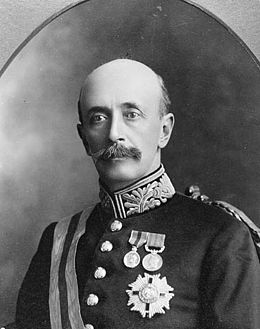
#> input picture image-edge-detection/albert_grey.jpg, 260 x 329 px
$ python canny_edge_detector.py
#> lines starting #> are read from the running program, lines starting #| are printed output that depends on the picture
import numpy as np
import cv2 as cv
from matplotlib import pyplot as plt
img = cv.imread('albert_grey.jpg')
#> img is the input picture: shape (329, 260, 3); min 0, max 255, mean 101
edges = cv.Canny(img,100,200)
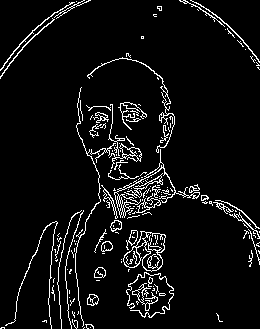
#> edges: shape (329, 260); 6.2% white in thin lines or dots
cv.imwrite('albert_grey_edge.jpg',edges)
